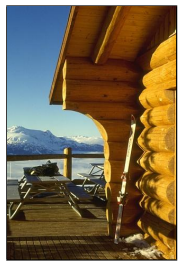
#> input picture data/BDS500/img1.png, 181 x 262 px; its folder holds 4 pictures in this run
$ python exhaustive_check.py --results-dir out --dataset bds500
#> lines starting #> are read from the running program, lines starting #| are printed output that depends on the picture
### src/thresholding/datasets.py
"""Dataset loaders for the two experiment phases.

Phase 1 (proof of concept): BDS500 -- 10 natural images (``imgN.png``).
Phase 2 (medical): CHAOS -- 15 abdominal MRI slices (``IMG-XXXX-00010.png``).

Loaders return plain uint8 grayscale numpy arrays keyed by a short id, so the rest
of the pipeline never touches the filesystem layout directly.
"""

from __future__ import annotations

import re
from pathlib import Path

import imageio.v3 as iio
import numpy as np

from .config import BDS500_DIR, CHAOS_DIR
from .histogram import to_grayscale


def _load_gray(path: Path) -> np.ndarray:
    return to_grayscale(iio.imread(path))


def load_bds500(directory: Path = BDS500_DIR) -> dict[str, np.ndarray]:
    """Return {"img1": array, ...} for the 10 BDS500 source images."""
    images: dict[str, np.ndarray] = {}
    for path in sorted(directory.glob("img*.png")):
        if path.stem.endswith("_gt"):
            continue
        images[path.stem] = _load_gray(path)
    return images


def _natural_key(path: Path) -> list:
    return [int(t) if t.isdigit() else t for t in re.split(r"(\d+)", path.stem)]


# [4 lines left out: function load_chaos, not called in this run]

### src/thresholding/histogram.py
"""Histogram utilities shared by every objective function.

The optimisation problem is defined purely over the image's intensity histogram,
so all DE variants evaluate fitness against the normalised histogram produced
here -- never against the raw pixels. Computing it once per image keeps the inner
optimisation loop cheap.
"""

from __future__ import annotations

import numpy as np

from .config import GRAY_LEVELS


def to_grayscale(image: np.ndarray) -> np.ndarray:
    """Return an 8-bit (uint8) single-channel view of ``image``.

    Accepts grayscale or RGB(A) arrays. RGB is collapsed with the standard
    luma weights; floating images in [0, 1] are rescaled to 0..255.
    """
    arr = np.asarray(image)
    if arr.ndim == 3:
        arr = arr[..., :3] @ np.array([0.2989, 0.5870, 0.1140])
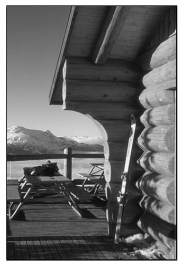
#> arr: shape (262, 181) float64; min 2.2, max 255, mean 105.8
    if np.issubdtype(arr.dtype, np.floating) and arr.max() <= 1.0:
        arr = arr * (GRAY_LEVELS - 1)
    return np.clip(np.rint(arr), 0, GRAY_LEVELS - 1).astype(np.uint8)


def histogram_counts(image: np.ndarray) -> np.ndarray:
    """Integer frequency of each intensity level, length ``GRAY_LEVELS``."""
    gray = to_grayscale(image)
    counts = np.bincount(gray.ravel(), minlength=GRAY_LEVELS)
    return counts[:GRAY_LEVELS].astype(np.int64)


def normalised_histogram(image: np.ndarray) -> np.ndarray:
    """Probability distribution p_i = h(i) / (M*N), length ``GRAY_LEVELS``.

    This is the ``hist`` argument every objective in :mod:`thresholding.objectives`
    expects: a non-negative float array that sums to 1.
    """
    counts = histogram_counts(image)
    total = counts.sum()
    if total == 0:
        return np.full(GRAY_LEVELS, 1.0 / GRAY_LEVELS)
    return counts / total

### src/thresholding/objectives/kapur.py
"""Kapur information-entropy objective (Assignment 1.2, f_Kapur).

Treats each class as an independent probability source and maximises the total
Shannon entropy across all K+1 classes. The optimum thresholds are those that
make the class-conditional intensity distributions as uniform (informative) as
possible.

    H = sum_k  ( - sum_{i in C_k} (p_i / omega_k) * ln(p_i / omega_k) )
"""

from __future__ import annotations

from typing import Sequence

import numpy as np

from ..config import EPSILON
from ._base import class_masses


def kapur(hist: np.ndarray, thresholds: Sequence[float]) -> float:
    """Sum of per-class Shannon entropies (maximise)."""
    total = 0.0
    for cls in class_masses(hist, thresholds):
        omega = float(cls.sum())
        if omega < EPSILON:
            continue
        p = cls[cls > EPSILON] / omega
        total += float(-np.sum(p * np.log(p)))
    return total

### src/thresholding/objectives/_base.py
"""Shared machinery for the three objective functions (Assignment 1.2).

Every objective maximises a fitness computed from the normalised histogram and a
threshold vector. They all need the same first step -- carve the histogram into
K+1 contiguous intensity classes and get each class's probability mass -- so that
lives here once.

Class convention: for sorted thresholds t_1 < ... < t_K the image is split into
    C_0 = [0, t_1],  C_1 = (t_1, t_2],  ...,  C_K = (t_K, L-1]
i.e. class c covers intensity indices ``edges[c] + 1 .. edges[c+1]`` with
``edges = [-1, t_1, ..., t_K, L-1]``.
"""

from __future__ import annotations

from typing import Sequence

import numpy as np

from ..config import GRAY_LEVELS


def sanitise_thresholds(thresholds: Sequence[float], levels: int = GRAY_LEVELS) -> list[int]:
    """Round, clip to [0, levels-1] and sort a candidate threshold vector.

    DE proposes continuous, unordered vectors; objectives need integer, sorted
    thresholds. Duplicates are kept (they simply yield an empty class, which the
    objectives handle via their epsilon guards) so the vector length -- and hence
    the number of classes -- is preserved.
    """
    t = np.clip(np.rint(np.asarray(thresholds, dtype=float)), 0, levels - 1)
    return sorted(int(x) for x in t)


def class_masses(hist: np.ndarray, thresholds: Sequence[float]) -> list[np.ndarray]:
    """Split ``hist`` into K+1 per-class probability slices.

    Returns a list of length ``len(thresholds) + 1`` where element c is the slice
    of ``hist`` belonging to class c. Slices may be empty when thresholds coincide.
    """
    levels = hist.shape[0]
    t = sanitise_thresholds(thresholds, levels)
    edges = [-1, *t, levels - 1]
    return [hist[edges[c] + 1 : edges[c + 1] + 1] for c in range(len(t) + 1)]

### src/thresholding/objectives/otsu.py
"""Otsu between-class variance objective (Assignment 1.2, f_Otsu).

Maximising the weighted between-class variance is equivalent to minimising the
within-class variance, giving the classic Otsu criterion generalised to K
thresholds. Fitness is higher when the chosen thresholds separate the intensity
classes most cleanly.

    sigma_B^2 = sum_k  omega_k * (mu_k - mu_T)^2

where omega_k is the probability mass of class k, mu_k its mean intensity and
mu_T the global mean intensity.
"""

from __future__ import annotations

from typing import Sequence

import numpy as np

from ..config import EPSILON
from ._base import class_masses


def otsu(hist: np.ndarray, thresholds: Sequence[float]) -> float:
    """Between-class variance for ``thresholds`` on histogram ``hist`` (maximise)."""
    levels = np.arange(hist.shape[0])
    global_mean = float(np.dot(levels, hist))

    variance = 0.0
    offset = 0
    for cls in class_masses(hist, thresholds):
        omega = float(cls.sum())
        if omega < EPSILON:
            offset += cls.shape[0]
            continue
        class_levels = levels[offset : offset + cls.shape[0]]
        mean = float(np.dot(class_levels, cls) / omega)
        variance += omega * (mean - global_mean) ** 2
        offset += cls.shape[0]
    return variance

### src/thresholding/objectives/tsallis.py
"""Tsallis non-extensive entropy objective (Assignment 1.2, f_Tsallis).

Generalises Kapur's entropy with a non-extensivity parameter q. Individual class
entropies combine via the pseudo-additive rule rather than simple summation:

    S_q^k = ( 1 - sum_{i in C_k} (p_i / omega_k)^q ) / (q - 1)

    S_q = sum_k S_q^k + (1 - q) * prod_k S_q^k

As q -> 1 this reduces to Kapur's Shannon entropy. q is read from
``config.TSALLIS_Q`` (Table 1 reports q = 0.8).
"""

from __future__ import annotations

from typing import Sequence

import numpy as np

from ..config import EPSILON, TSALLIS_Q
from ._base import class_masses


def tsallis(hist: np.ndarray, thresholds: Sequence[float], q: float = TSALLIS_Q) -> float:
    """Tsallis non-extensive entropy with pseudo-additive coupling (maximise)."""
    if abs(q - 1.0) < EPSILON:  # degenerates to Shannon; avoid divide-by-zero
        q = 1.0 + EPSILON

    class_entropies: list[float] = []
    for cls in class_masses(hist, thresholds):
        omega = float(cls.sum())
        if omega < EPSILON:
            continue
        p = cls[cls > EPSILON] / omega
        s_q = (1.0 - float(np.sum(p ** q))) / (q - 1.0)
        class_entropies.append(s_q)

    if not class_entropies:
        return 0.0

    additive = float(np.sum(class_entropies))
    coupling = (1.0 - q) * float(np.prod(class_entropies))
    return additive + coupling

### scripts/exhaustive_check.py
"""Exhaustive-search check at small K: are the DE results globally optimal?

For every image and objective, evaluates all C(254, K) sorted threshold
vectors with thresholds in [1, 254] (vectorised over histogram prefix sums,
same class convention as the objectives) and compares the global optimum with
the best objective value found by each algorithm.

Outputs in <results-dir>:
    exhaustive_K<k>.csv           one row per (image, objective, algorithm)
    exhaustive_K<k>_summary.csv   share of runs and images reaching the optimum

Usage:
    python scripts/exhaustive_check.py --results-dir results/bds500 --dataset bds500
"""
from __future__ import annotations

import argparse
import json
from itertools import combinations
from pathlib import Path

import numpy as np
import pandas as pd

from thresholding.config import EPSILON, GRAY_LEVELS, TSALLIS_Q
from thresholding.datasets import load_bds500, load_chaos
from thresholding.histogram import normalised_histogram
from thresholding.objectives import OBJECTIVES
from thresholding.optimizers import OPTIMIZERS

LOADERS = {"bds500": load_bds500, "chaos": load_chaos}
REL_TOL = 1e-9


def parse_args() -> argparse.Namespace:
    p = argparse.ArgumentParser(description="Exhaustive-search optimality check")
    p.add_argument("--results-dir", required=True, type=Path)
    p.add_argument("--dataset", choices=sorted(LOADERS), required=True)
    p.add_argument("--k", type=int, default=3, help="number of thresholds (3 is ~2.7M vectors)")
    return p.parse_args()


def all_objective_values(hist: np.ndarray, t: np.ndarray, q: float = TSALLIS_Q) -> dict[str, np.ndarray]:
    """Objective values for every row of the sorted threshold matrix ``t``."""
    levels = np.arange(GRAY_LEVELS)
    p = hist.astype(float)
    nz = p > EPSILON
    prefix = lambda x: np.concatenate([[0.0], np.cumsum(x)])
    P, M = prefix(p), prefix(levels * p)
    E = prefix(np.where(nz, p * np.log(np.where(nz, p, 1.0)), 0.0))
    Q = prefix(np.where(nz, p ** q, 0.0))
    mu_t = M[-1]

    n = t.shape[0]
    edges = np.column_stack([np.full(n, -1), t, np.full(n, GRAY_LEVELS - 1)]) + 1
    otsu = np.zeros(n)
    kapur = np.zeros(n)
    s_sum = np.zeros(n)
    s_prod = np.ones(n)
    any_class = np.zeros(n, dtype=bool)
    for c in range(edges.shape[1] - 1):
        a, b = edges[:, c], edges[:, c + 1]
        w = P[b] - P[a]
        ok = w >= EPSILON
        ws = np.where(ok, w, 1.0)
        otsu += np.where(ok, w * ((M[b] - M[a]) / ws - mu_t) ** 2, 0.0)
        kapur += np.where(ok, -(E[b] - E[a]) / ws + np.log(ws), 0.0)
        s = (1.0 - (Q[b] - Q[a]) / ws ** q) / (q - 1.0)
        s_sum += np.where(ok, s, 0.0)
        s_prod *= np.where(ok, s, 1.0)
        any_class |= ok
    tsallis = np.where(any_class, s_sum + (1.0 - q) * s_prod, 0.0)
    return {"otsu": otsu, "kapur": kapur, "tsallis": tsallis}


def main() -> None:
    args = parse_args()
    t = np.array(list(combinations(range(1, GRAY_LEVELS - 1), args.k)), dtype=np.int64)
    rng = np.random.default_rng(0)
    rows = []
    for img_name, img in LOADERS[args.dataset]().items():
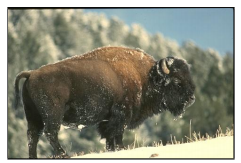
#> input picture data/BDS500/img10.png, 241 x 163 px
#> in to_grayscale (call 2), `arr = arr[..., :3] @ np.array([0.2989, 0.5870, 0.1140])`:
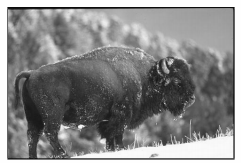
#> arr: shape (163, 241) float64; min 12, max 255, mean 134.9
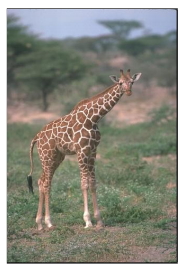
#> input picture data/BDS500/img2.png, 180 x 268 px
#> in to_grayscale (call 3), `arr = arr[..., :3] @ np.array([0.2989, 0.5870, 0.1140])`:
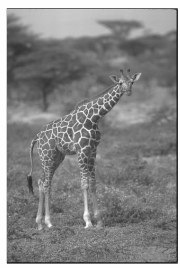
#> arr: shape (268, 180) float64; min 29.29, max 255, mean 134.7
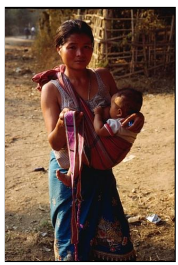
#> input picture data/BDS500/img3.png, 178 x 265 px
#> in to_grayscale (call 4), `arr = arr[..., :3] @ np.array([0.2989, 0.5870, 0.1140])`:
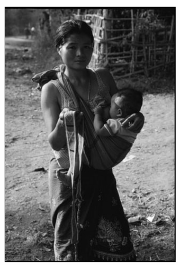
#> arr: shape (265, 178) float64; min 0, max 255, mean 99.8
        hist = normalised_histogram(img)
        values = all_objective_values(hist, t)
        for obj, v in values.items():
            # Guard: the vectorised values must match the real objective function.
            for i in rng.integers(0, len(t), 5):
                assert np.isclose(v[i], OBJECTIVES[obj](hist, t[i]), rtol=1e-9, atol=1e-9), (img_name, obj)
            opt_idx = int(np.argmax(v))
            optimum = float(v[opt_idx])
            for alg in OPTIMIZERS:
                path = args.results_dir / f"{args.dataset}__{img_name}__{obj}__K{args.k}__{alg}.json"
                if not path.is_file():
                    continue
                fits = np.array([r["fitness"] for r in json.loads(path.read_text())])
                hit = fits >= optimum - REL_TOL * max(abs(optimum), 1.0)
                rows.append({"image": img_name, "objective": obj, "optimizer": alg,
                             "optimum": optimum, "optimal_thresholds": t[opt_idx].tolist(),
                             "best_found": float(fits.max()), "mean_found": float(fits.mean()),
                             "best_gap_rel": (optimum - fits.max()) / max(abs(optimum), 1e-12),
                             "success_rate": float(hit.mean())})
        print(f"  {img_name}: done", flush=True)
#> this loop made 4 passes
#> after the loop, rows = []

    df = pd.DataFrame(rows)
#> df = table of 0 rows and 0 columns
#> (the run stopped early here; a loop or call above may not have finished)
